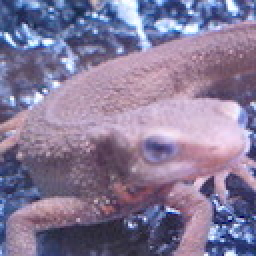
#> input picture takayuki-osakabe/chapter2/sample.jpg, 128 x 128 px (shown 2 times larger)
$ python q7.py
#> lines starting #> are read from the running program, lines starting #| are printed output that depends on the picture
import numpy as np
import cv2

def im2col(img, fh, fw, stride=1, pad=0):
    N, C, H, W = img.shape
    out_h = (H + 2*pad - fh)//stride + 1
    out_w = (W + 2*pad - fw)//stride + 1

    img = np.pad(img, [(0,0), (0,0), (pad,pad), (pad,pad)], 'constant')
    col = np.zeros((N, C, fh, fw, out_h, out_w))

    for y in range(fh):
        y_max = y + stride*out_h
        for x in range(fw):
            x_max = x + stride*out_w
            col[:,:,y,x,:,:] = img[:,:,y:y_max:stride,x:x_max:stride]

    col = col.transpose(0,4,5,1,2,3).reshape(N*out_h*out_w, -1)

    return col

def average_pooling(img, fh, fw, stride=1, pad=0):
    N, C, H, W  = img.shape
    out_h = int(1 + (H - fh) / stride)
    out_w = int(1 + (W - fw) / stride)

    col = im2col(img, fh, fw, stride, pad)
    col = col.reshape(-1, fh*fw)

    out = np.mean(col, axis=1)
    out = out.reshape(N, out_h, out_w, C).transpose(0,3,1,2)

    return out


img = cv2.imread('./sample.jpg')
#> img is the input picture: shape (128, 128, 3); mean B, G, R 152.8, 121.8, 134.1

out = average_pooling(img[np.newaxis,:,:,:].transpose(0,3,1,2), 8, 8, stride=8)
#> in im2col, `col = col.transpose(0,4,5,1,2,3).reshape(N*out_h*out_w, -1)`:
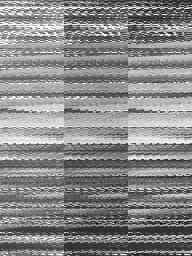
#> col: shape (256, 192) float64; min 0, max 255, mean 136.2
#> in average_pooling, `col = col.reshape(-1, fh*fw)`:
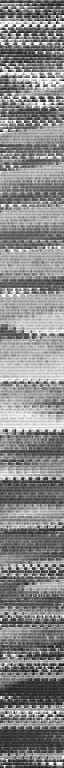
#> col: shape (768, 64) float64; min 0, max 255, mean 136.2
#> in average_pooling, `out = np.mean(col, axis=1)`: out = 768 values, max 238.7 at index 426, min 44.09 at index 691, mean 136.2
cv2.imwrite('./q7_output.png', out[0,:,:,:].transpose(1,2,0))
